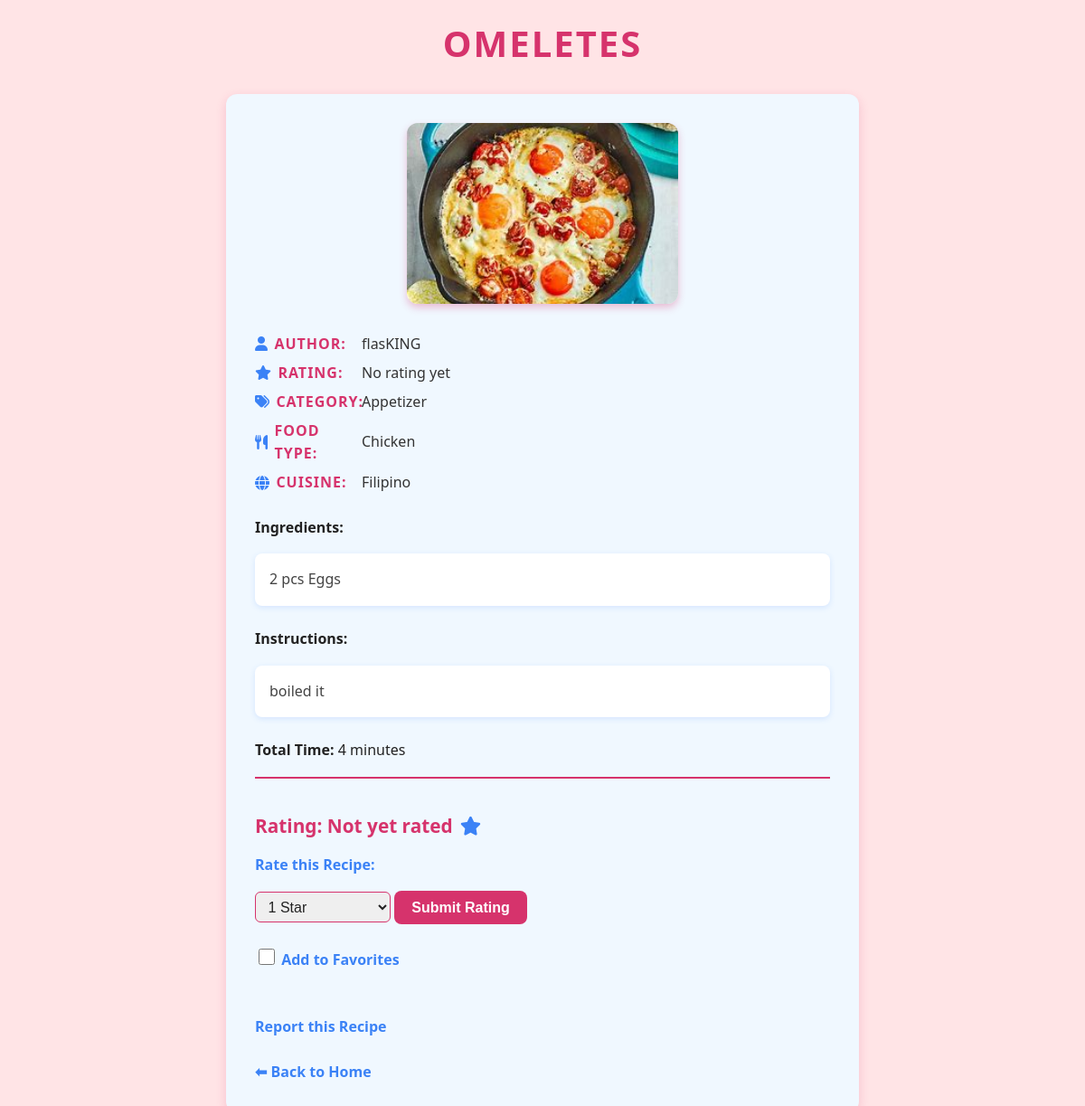
/public_recipe/25 (signed in), run on the app's committed database.
### tables this page shows
CREATE TABLE recipes (
        id INTEGER PRIMARY KEY AUTOINCREMENT,
        title TEXT NOT NULL,
        ingredients TEXT NOT NULL,
        instructions TEXT NOT NULL,
        category TEXT,
        created_at TIMESTAMP DEFAULT CURRENT_TIMESTAMP
    , image_path TEXT, user_id INTEGER, name TEXT, food_type TEXT, prep_time TEXT, cook_time TEXT, total_time TEXT, cuisine TEXT, rating REAL DEFAULT 0, recipe_by TEXT);

CREATE TABLE users (
        id INTEGER PRIMARY KEY AUTOINCREMENT,
        username TEXT UNIQUE NOT NULL,
        email TEXT UNIQUE NOT NULL,
        password TEXT NOT NULL,
        created_at TIMESTAMP DEFAULT CURRENT_TIMESTAMP
    , bio TEXT, facebook TEXT, instagram TEXT, image_path TEXT, name TEXT, last_online TIMESTAMP);

### app.py (the view)
@app.route('/public_recipe/<int:recipe_id>')
def public_view_recipe(recipe_id):
    conn = get_db()
    cursor = conn.cursor()
    try:
        cursor.execute("""
            SELECT recipes.*, users.username AS author
            FROM recipes
            JOIN users ON recipes.user_id = users.id
            WHERE recipes.id = ?
        """, (recipe_id,))
        recipe = cursor.fetchone()
        if recipe:
            return render_template("public_recipe.html", recipe=dict(recipe))
        else:
            flash("Recipe not found.", "danger")
            return redirect(url_for("home"))
    except sqlite3.Error as e:
        print(f"Database error: {e}")
        flash("An error occurred while fetching the recipe.", "danger")
        return redirect(url_for("home"))
    finally:
        conn.close()

### app.py (called while the page is built)
def get_db():
    conn = sqlite3.connect(DATABASE, check_same_thread=False)
    conn.row_factory = sqlite3.Row
    return conn

@login_manager.user_loader
def load_user(user_id):
    if user_id == "0":
        return User(id=0, username="shanaiPuray", email="puray@gmail.com", role="admin")
    conn = get_db()
    cursor = conn.cursor()
    cursor.execute("SELECT * FROM users WHERE id = ?", (user_id,))
    user = cursor.fetchone()
    conn.close()
    if user:
        role = user["role"] if "role" in user.keys() else "user"
        return User(id=user["id"], username=user["username"], email=user["email"], role=role)
    return None

@app.context_processor
def inject_cuisines():
    conn = get_db()
    cursor = conn.cursor()
    cursor.execute("SELECT DISTINCT cuisine FROM recipes WHERE cuisine IS NOT NULL AND cuisine != ''")
    cuisines = [row[0] for row in cursor.fetchall()]
    conn.close()
    return {'cuisines': cuisines}

### templates/public_recipe.html (shortened to what this page needs)
<!DOCTYPE html>
<html lang="en">
<head>
    <link
      rel="stylesheet"
      href="https://cdnjs.cloudflare.com/ajax/libs/font-awesome/6.0.0-beta3/css/all.min.css"
    />
</head>
<body>
    <header>
        <h1>{{ recipe.title }}</h1>
    </header>
    <main>
        <div class="image-container">
            <img src="{{ url_for('static', filename=recipe.image_path if recipe.image_path else 'uploads/default-recipe.png') }}"
                 alt="{{ recipe.title }} Image" />
        </div>
        <div class="details">
            <p><strong><i class="fas fa-user"></i> Author:</strong> {{ recipe.author if recipe.author else 'Unknown' }}</p>
            <p><strong><i class="fas fa-star"></i> Rating:</strong> {{ recipe.rating or 'No rating yet' }}</p>
            <p><strong><i class="fas fa-tags"></i> Category:</strong> {{ recipe.category }}</p>
            <p><strong><i class="fas fa-utensils"></i> Food Type:</strong> {{ recipe.food_type }}</p>
            <p><strong><i class="fas fa-globe"></i> Cuisine:</strong> {{ recipe.cuisine or 'Not specified' }}</p>
        </div>
        <p><strong>Ingredients:</strong></p>
        <div class="ingredients">{{ recipe.ingredients }}</div>
        <p><strong>Instructions:</strong></p>
        <div class="instructions">{{ recipe.instructions }}</div>
        <p><strong>Total Time:</strong> {{ recipe.total_time or 'Not specified' }}</p>
        <section class="rating-section">
            <h3>Rating: {{ recipe.rating or 'Not yet rated' }} <i class="fas fa-star"></i></h3>
            <form action="{{ url_for('rate_recipe', recipe_id=recipe.id) }}" method="POST">
                <label for="rating">Rate this Recipe:</label>
                <select id="rating" name="rating" required>
                    <option value="1">1 Star</option>
                </select>
                <button type="submit" class="btn">Submit Rating</button>
            </form>
        </section>
        <form class="favorites-form" style="margin-top: 1rem;">
            <label for="favorite-checkbox">
                <input type="checkbox" name="favorite" id="favorite-checkbox"
                       {% if recipe.id in favorite_recipe_ids %}checked{% endif %} />
                Add to Favorites
            </label>
        </form>
        <div style="display: flex; flex-direction: column; gap: 0.5rem; margin-top: 1rem; align-items: flex-start;">
            <a href="{{ url_for('report_recipe', recipe_id=recipe.id) }}" class="back-link" style="align-self: flex-start;">Report this Recipe</a>
            <a href="{{ url_for('home') }}" class="back-link" style="align-self: flex-start;">⬅ Back to Home</a>
        </div>
    </main>
</body>
</html>

### templates/public_recipe.html (style rules this page uses)
* { box-sizing: border-box; }
body { font-family: 'Segoe UI', Tahoma, Geneva, Verdana, sans-serif; margin: 0; background-color: #ffe4e6; color: #222; line-height: 1.6; padding: 1rem; min-height: 100vh; display: flex; flex-direction: column; align-items: center; }
header { margin-bottom: 1.5rem; text-align: center; }
header h1 { font-size: 2.5rem; color: #d6336c; margin: 0; font-weight: 700; text-transform: uppercase; letter-spacing: 2px; }
main { max-width: 700px; width: 100%; background: #f0f8ff; border-radius: 12px; padding: 2rem; box-shadow: 0 4px 12px rgba(214, 51, 108, 0.2); }
.image-container { text-align: center; margin-bottom: 1.5rem; }
.image-container img { width: 100%; max-width: 300px; height: 200px; object-fit: cover; border-radius: 12px; box-shadow: 0 4px 8px rgba(214, 51, 108, 0.3); transition: transform 0.3s ease; }
.details { margin-bottom: 1.5rem; }
.details p { margin: 0.4rem 0; font-size: 1rem; color: #333; display: flex; align-items: center; }
.details p strong { width: 110px; color: #d6336c; font-weight: 600; text-transform: uppercase; letter-spacing: 1px; margin-right: 0.5rem; display: inline-flex; align-items: center; }
.details p strong i { margin-right: 0.4rem; color: #3b82f6; }
.ingredients, .instructions { background: #fff; border-radius: 8px; padding: 1rem; box-shadow: 0 2px 6px rgba(59, 130, 246, 0.15); margin-bottom: 1.5rem; white-space: pre-wrap; font-size: 1rem; color: #444; }
.rating-section { margin-bottom: 1.5rem; border-top: 2px solid #d6336c; padding-top: 1rem; }
.rating-section h3 { color: #d6336c; margin-bottom: 0.8rem; font-weight: 700; font-size: 1.3rem; display: flex; align-items: center; }
.rating-section h3 i { margin-left: 0.5rem; color: #3b82f6; }
form { margin-bottom: 1.5rem; }
label { font-weight: 600; color: #3b82f6; display: block; margin-bottom: 0.5rem; }
select { padding: 0.4rem 0.6rem; border-radius: 6px; border: 1.5px solid #d6336c; font-size: 1rem; color: #222; outline: none; transition: border-color 0.3s ease; width: 100%; max-width: 150px; cursor: pointer; }
button.btn { background-color: #d6336c; color: white; border: none; padding: 0.6rem 1.2rem; border-radius: 8px; font-weight: 700; font-size: 1rem; cursor: pointer; transition: background-color 0.3s ease; margin-top: 0.5rem; }
.favorites-form { font-weight: 600; color: #3b82f6; display: flex; align-items: center; gap: 0.5rem; margin-bottom: 1.5rem; cursor: pointer; }
.favorites-form input[type="checkbox"] { width: 18px; height: 18px; cursor: pointer; accent-color: #d6336c; border-radius: 4px; }
.back-link { display: inline-block; color: #3b82f6; text-decoration: none; font-weight: 600; font-size: 1rem; transition: color 0.3s ease; margin-top: 1rem; }

### data on the page
recipes: title "OMELETES", image_path (picture), rating "No rating yet", category "Appetizer", food_type "Chicken", cuisine "Filipino", ingredients "2 pcs Eggs", instructions "boiled it", total_time "4 minutes", rating "Not yet rated"
users: username "flasKING"
